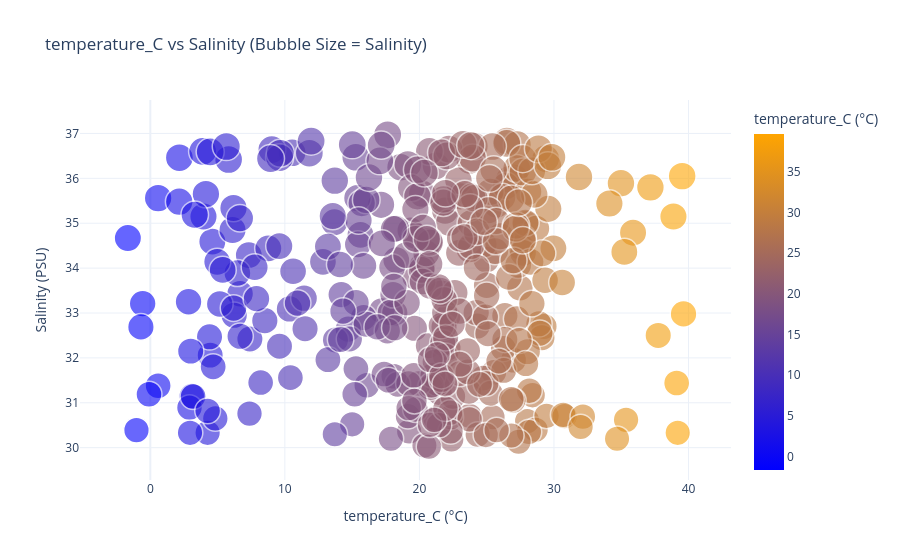

The code cell stored with this chart in its notebook:
### Code cell
clean_data = Standardized_format[(Standardized_format['temperature_C'] != '-') &(Standardized_format['sea_water_salinity'] != '-')].copy()

clean_data['temperature_C'] = pd.to_numeric(clean_data['temperature_C'], errors='coerce')
clean_data['Salinity'] = pd.to_numeric(clean_data['sea_water_salinity'], errors='coerce')

clean_data = clean_data.dropna(subset=['temperature_C', 'Salinity'])

top30 = clean_data.head(334)

fig_Salinity = px.scatter(top30,x="temperature_C",y="Salinity",size="Salinity",color="temperature_C",color_continuous_scale=["blue", "orange"],opacity=0.6,title="temperature_C vs Salinity (Bubble Size = Salinity)",labels={"temperature_C": "temperature_C (°C)", "Salinity": "Salinity (PSU)"})

fig_Salinity.update_traces(marker=dict(line=dict(width=1.5, color=None)))

fig_Salinity.update_layout(template="plotly_white",coloraxis_colorbar=dict(title="temperature_C (°C)"))

### Figure 1 — Plotly figure (JSON) as saved in the notebook; plotly's stock layout.template omitted (floating-point values rounded to 4 significant figures; data arrays with more than 128 entries replaced by an {"elided": "..."} marker saying what was removed)
{"data": [{"hovertemplate": "temperature_C (°C)=%{marker.color}<br>Salinity (PSU)=%{marker.size}<extra></extra>", "legendgroup": "", "marker": {"color": {"elided": "334 float values"}, "coloraxis": "coloraxis", "line": {"width": 1.5}, "opacity": 0.6, "size": {"elided": "334 float values"}, "sizemode": "area", "sizeref": 0.09242, "symbol": "circle"}, "mode": "markers", "name": "", "orientation": "v", "showlegend": false, "type": "scatter", "x": {"elided": "334 float values"}, "xaxis": "x", "y": {"elided": "334 float values"}, "yaxis": "y"}], "layout": {"coloraxis": {"colorbar": {"title": {"text": "temperature_C (°C)"}}, "colorscale": [[0, "blue"], [1, "orange"]]}, "legend": {"itemsizing": "constant", "tracegroupgap": 0}, "title": {"text": "temperature_C vs Salinity (Bubble Size = Salinity)"}, "xaxis": {"anchor": "y", "domain": [0, 1], "title": {"text": "temperature_C (°C)"}}, "yaxis": {"anchor": "x", "domain": [0, 1], "title": {"text": "Salinity (PSU)"}}}}
